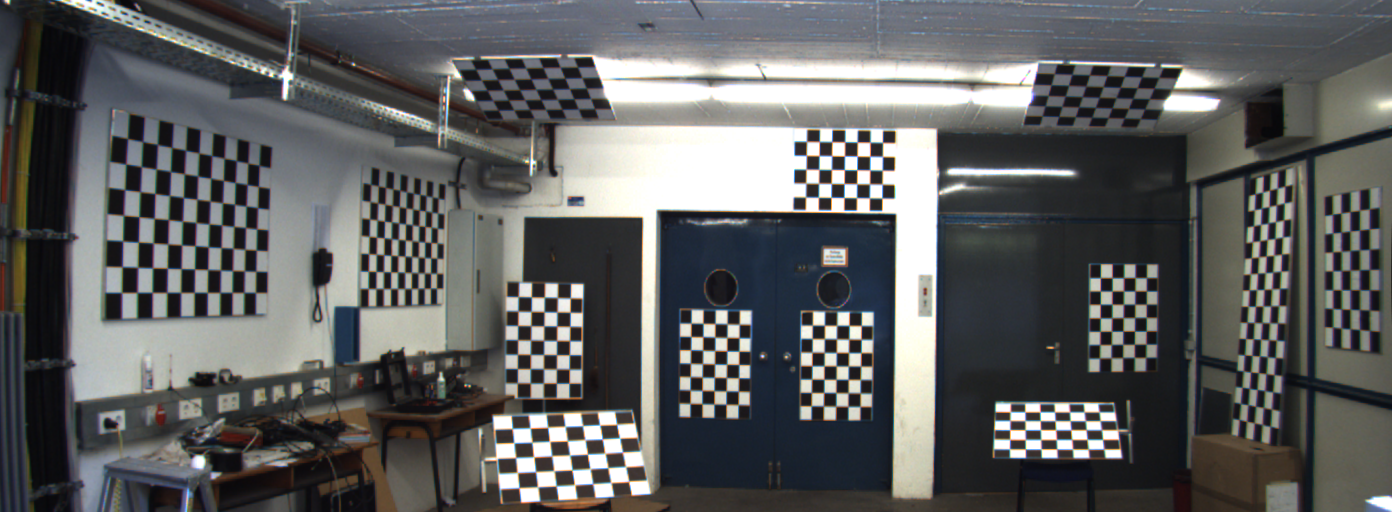
#> input picture rectified/image_02/data/0000000000.png, 1392 x 512 px; its folder holds only this picture in this run
$ python calibration.py   (older library calls are emulated)
#> lines starting #> are read from the running program, lines starting #| are printed output that depends on the picture; after the words box and inside, x2 and y2 are one past the last pixel; in counts of white or black regions, pixels touching at a corner belong together
import cv2, numpy as np, glob, os, sys
SZS, R_BASE, CRIT, SB_FLG = [(11,7),(7,5),(15,5)], 100, (cv2.TERM_CRITERIA_EPS+cv2.TERM_CRITERIA_MAX_ITER,30,0.001), cv2.CALIB_CB_NORMALIZE_IMAGE+cv2.CALIB_CB_EXHAUSTIVE
get_rad = lambda sz: int(R_BASE*(1+0.3*(sz[0]*sz[1])/50*(1.5 if sz[1]>10 else 1)))
def norm(c,s): c=c.reshape(s[1],s[0],2); c=c[::-1] if c[-1,:,1].mean()<c[0,:,1].mean() else c; c=c[:,::-1] if c[:,-1,0].mean()<c[:,0,0].mean() else c; return c.reshape(-1,1,2)
def match(r,t,s): g=t.reshape(s[1],s[0],2); o=[g,g[::-1],g[:,::-1],g[::-1,::-1]]; return o[np.argmin([np.linalg.norm(x.reshape(-1,1,2)-r) for x in o])].reshape(-1,1,2)
def detect(img,x,y,h=None):
    x,y=int(x),int(y)
    for s in ([h] if h else SZS):
        R=get_rad(s); y1,y2,x1,x2=max(0,y-R),min(img.shape[0],y+R),max(0,x-R),min(img.shape[1],x+R); roi=img[y1:y2,x1:x2]
        for im,f,sb in [(roi,SB_FLG,1),(cv2.equalizeHist(cv2.GaussianBlur(roi,(5,5),1)),SB_FLG,1),(roi,11,0)]:
            ret,c=(cv2.findChessboardCornersSB if sb else cv2.findChessboardCorners)(im,s,f)
            if ret: c=cv2.cornerSubPix(roi,c,(11,11),(-1,-1),CRIT) if not sb else c; c[:,0]+=[x1,y1]; c=norm(c,s); return (c,s) if np.linalg.norm(c.mean(0)-[x,y])<R else (None,None)
    return None,None

class Sel:
    def __init__(self,p,t,pts=None): self.img,self.t,self.pts=cv2.imread(p),t,pts or []
    def run(self):
        cv2.namedWindow(self.t,cv2.WINDOW_NORMAL); cv2.setMouseCallback(self.t,lambda e,x,y,f,p:self.add(x,y)if e==1 else None)
        while True:
            v=cv2.resize(self.img,None,fx=0.5,fy=0.5)
            for i,p in enumerate(self.pts): cv2.drawChessboardCorners(v,p['sz'],p['c']*0.5,True); cv2.putText(v,str(i),tuple((p['pos']*0.5).astype(int)),1,2,(0,255,0),2)
            cv2.putText(v,f"{len(self.pts)} boards | [Backspace]Undo [Enter]Done",(20,40),1,1.5,(0,255,255),2); cv2.imshow(self.t,v); k=cv2.waitKey(20)
            if k==13: break
            elif k==8 and self.pts: self.pts.pop(); print(f"Undone. {len(self.pts)} boards remaining.")
        cv2.destroyAllWindows(); return self.pts
    def add(self,x,y): c,s=detect(cv2.cvtColor(self.img,6),x*2,y*2); self.pts.append({'pos':c.mean(0).flatten(),'sz':s,'c':c})if c is not None else None

# --- MAIN ---
def main():
    root = os.path.dirname(os.path.abspath(__file__))
    fl = sorted(glob.glob(os.path.join(root, '../34759_final_project_raw/calib/image_02/data/*.png')))
    fr = sorted(glob.glob(os.path.join(root, '../34759_final_project_raw/calib/image_03/data/*.png')))

    # 1. SETUP MASTER ROIs
    roi_path = os.path.join(root, 'calibration_rois.npz')
    if os.path.exists(roi_path) and input("Load ROIs? (y/n): ")=='y':
#> the answer given: y
        d = np.load(roi_path, allow_pickle=True)
#> (reads Project/calibration/calibration_rois.npz from the repository)
        lay_l, lay_r = d['lay_l'].tolist(), d['lay_r'].tolist()
    else:
        lay_l = Sel(fl[0], "L-MASTER").run()
        lay_r = Sel(fr[0], "R-MASTER").run()
        np.savez(roi_path, lay_l=lay_l, lay_r=lay_r)

    # Group fallbacks by size
    groups_l, groups_r = {}, {}
    for b in lay_l: groups_l.setdefault(b['sz'], []).append(b)
    for b in lay_r: groups_r.setdefault(b['sz'], []).append(b)

    # 2. PROCESS FRAMES
    obj_pts, img_l, img_r = [], [], []
    sz = cv2.imread(fl[0]).shape[:2][::-1]
#> sz = (1392, 512)

    for idx, (f_l, f_r) in enumerate(zip(fl, fr)):
        print(f"Frame {idx}...", end=" ")
        gl, gr = cv2.cvtColor(cv2.imread(f_l), 6), cv2.cvtColor(cv2.imread(f_r), 6)
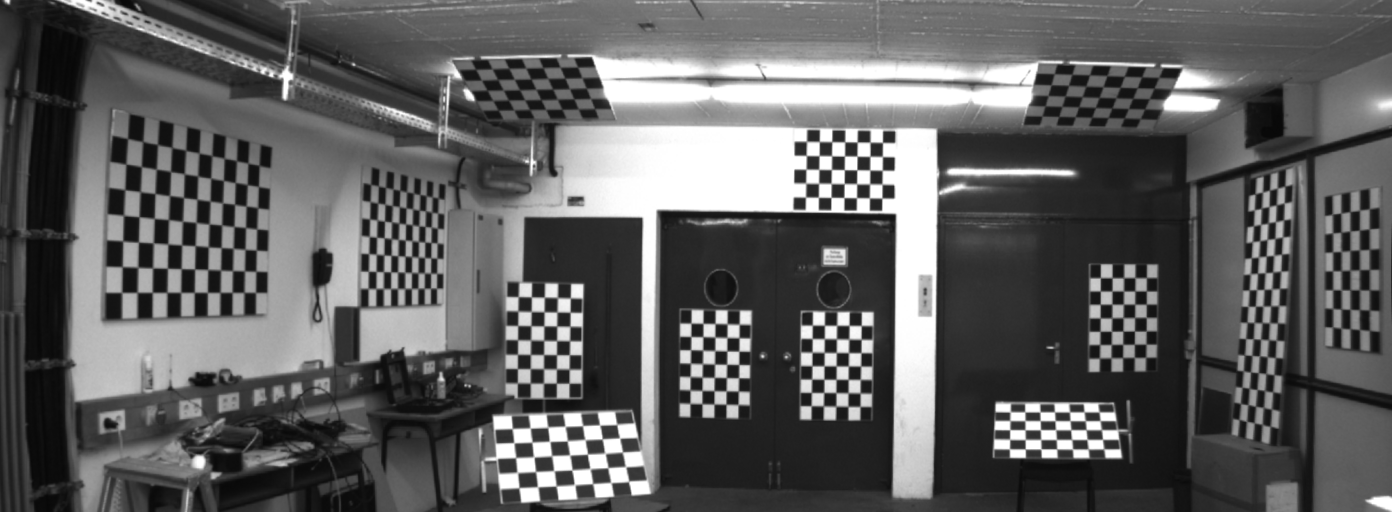
#> gl: shape (512, 1392); min 6, max 255, mean 95.1
        det_l, det_r = {}, {}  # Use dict to track board index

        # Create masks to prevent duplicate detections
        mask_l = np.ones_like(gl) * 255
        mask_r = np.ones_like(gr) * 255

        # Auto-detect using ALL fallback ROIs for each board in original layout
        for board_idx, (tgt_l, tgt_r) in enumerate(zip(lay_l, lay_r)):
            # Try all fallback ROIs with matching size for left camera
            for fb in groups_l.get(tgt_l['sz'], []):
                c, s = detect(gl & mask_l, fb['pos'][0], fb['pos'][1], tgt_l['sz'])
                if c is not None:
                    det_l[board_idx] = {'c':c, 'sz':s}
                    # Mask out detected region
                    min_pt = c.min(axis=0)[0].astype(int)
                    max_pt = c.max(axis=0)[0].astype(int)
                    cv2.rectangle(mask_l, tuple(min_pt), tuple(max_pt), 0, -1)
                    break

            # Try all fallback ROIs with matching size for right camera
            for fb in groups_r.get(tgt_r['sz'], []):
                c, s = detect(gr & mask_r, fb['pos'][0], fb['pos'][1], tgt_r['sz'])
                if c is not None:
                    det_r[board_idx] = {'c':c, 'sz':s}
                    # Mask out detected region
                    min_pt = c.min(axis=0)[0].astype(int)
                    max_pt = c.max(axis=0)[0].astype(int)
                    cv2.rectangle(mask_r, tuple(min_pt), tuple(max_pt), 0, -1)
                    break
#> this loop made 13 passes
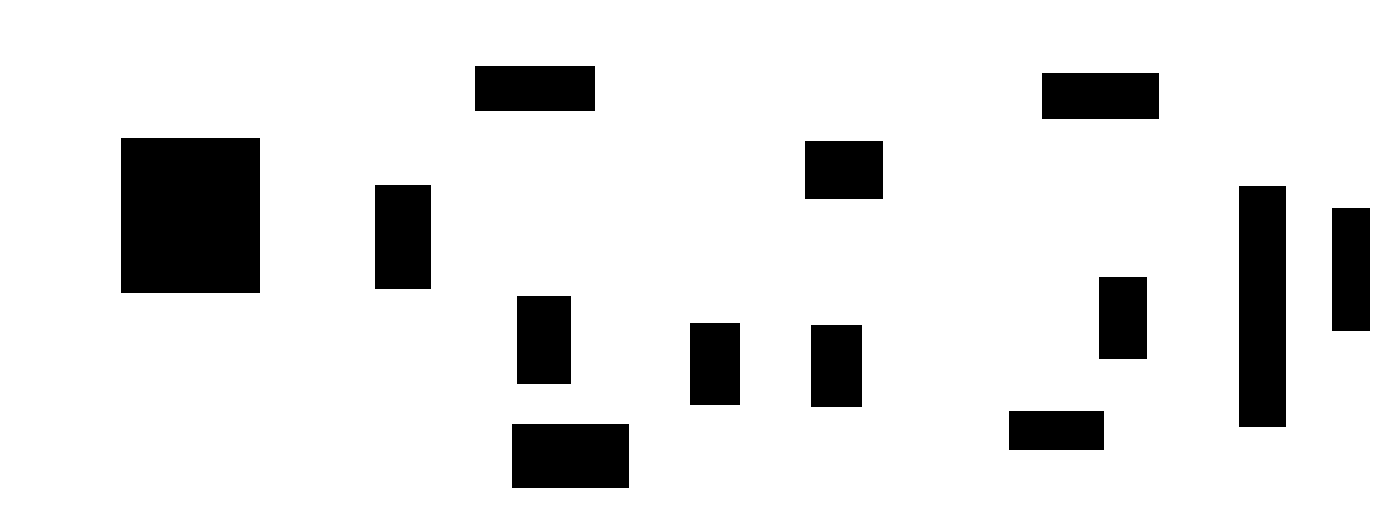
#> mask_l: shape (512, 1392); 87.8% white; 13 black regions, largest, box (x1, y1, x2, y2) and area: (121, 138, 260, 293) 21545, (1239, 186, 1286, 427) 11327, (512, 424, 629, 488) 7488
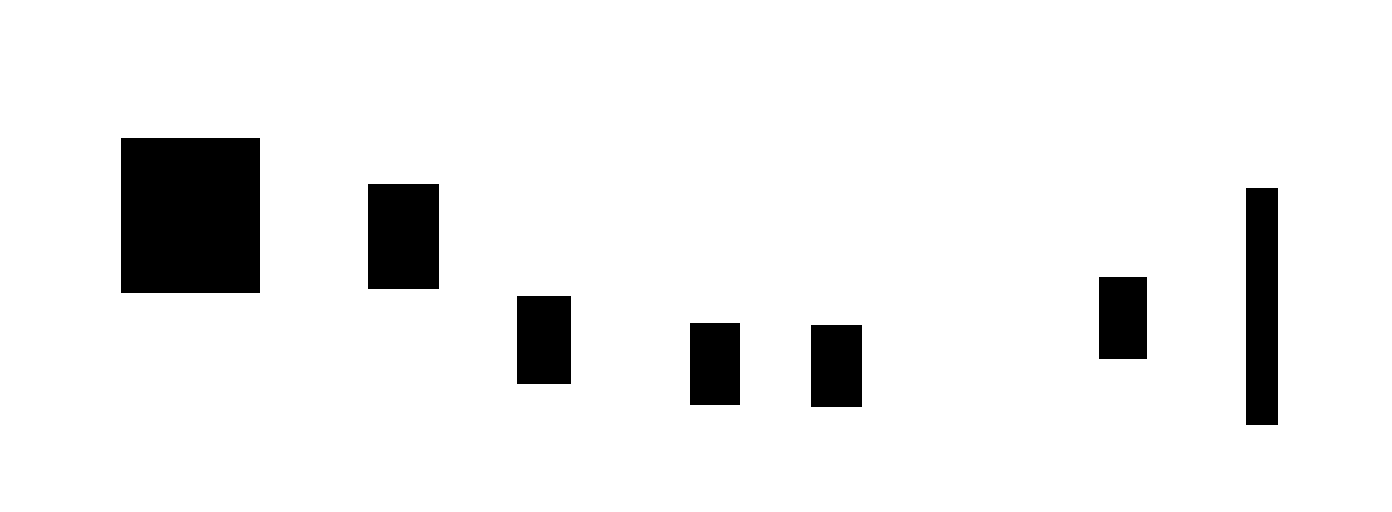
#> mask_r: shape (512, 1392); 92.5% white; 7 black regions, largest, box (x1, y1, x2, y2) and area: (121, 138, 260, 293) 21545, (1246, 188, 1278, 425) 7584, (368, 184, 439, 289) 7455
#> after the loop, det_l = 13 items; det_r = 7 items

        # Convert dicts to lists (None for missing boards)
        det_l_list = [det_l.get(i) for i in range(len(lay_l))]
#> det_l_list = 13 items
        det_r_list = [det_r.get(i) for i in range(len(lay_r))]
#> det_r_list = 13 items

        # Fix missing boards manually
        miss = [i for i, (l, r) in enumerate(zip(det_l_list, det_r_list)) if l is None or r is None]
#> miss = [6, 7, 8, 9, 10, 12]
        if miss:
            print(f"Fixing {len(miss)} boards: {miss}")
#| Fixing 6 boards: [6, 7, 8, 9, 10, 12]
            # Add 'pos' field to detected boards for Sel class compatibility
            det_l_with_pos = [{'pos': d['c'].mean(0).flatten(), 'sz': d['sz'], 'c': d['c']} if d else None for d in det_l_list]
#> det_l_with_pos = 13 items
            det_r_with_pos = [{'pos': d['c'].mean(0).flatten(), 'sz': d['sz'], 'c': d['c']} if d else None for d in det_r_list]
#> det_r_with_pos = 13 items

            fix_l = Sel(f_l, f"FIX L {miss}", [d for d in det_l_with_pos if d]).run()
#> in __init__, self.img is the input picture: shape (512, 1392, 3); mean B, G, R 95.3, 95.4, 94.5
#> in __init__, `def __init__(self,p,t,pts=None): self.img,self.t,self.pts=cv2.imread(p..`: self.t = 'FIX L [6, 7, 8, 9, 10, 12]'
#> the loop in run, `for i,p in enumerate(self.pts): cv2.drawChessboardCorners(v,p['sz'],p[..` made 13 passes
#> after the loop in run, `for i,p in enumerate(self.pts): cv2.drawChessboardCorners(v,p['sz'],p[..`:
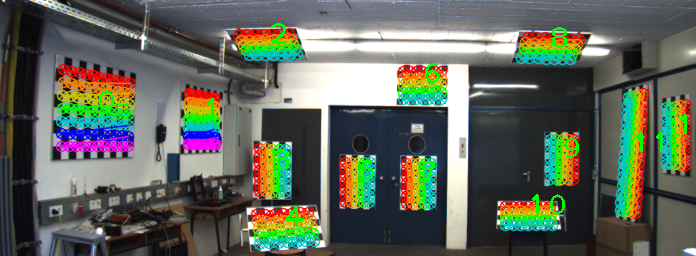
#> v: shape (256, 696, 3); mean B, G, R 90, 102.6, 96.2
#> in run, `cv2.putText(v, f'{len(self.pts)} boards | [Backspace]Undo [Enter]Done'`:
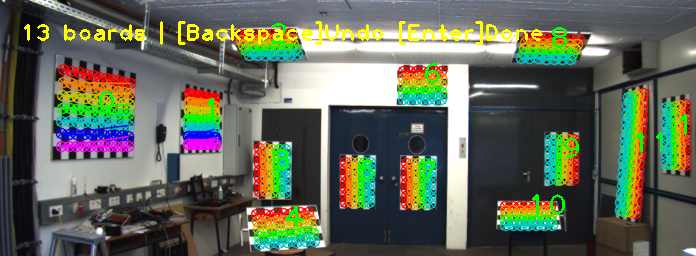
#> v: shape (256, 696, 3); 1.66% of pixels changed, all inside (x1, y1, x2, y2) = (24, 21, 543, 45)
#> fix_l = 13 items
            fix_r = Sel(f_r, f"FIX R {miss}", [d for d in det_r_with_pos if d]).run()
#> the loop in run (call 2), `for i,p in enumerate(self.pts): cv2.drawChessboardCorners(v,p['sz'],p[..` made 7 passes
#> after the loop in run (call 2), `for i,p in enumerate(self.pts): cv2.drawChessboardCorners(v,p['sz'],p[..`:
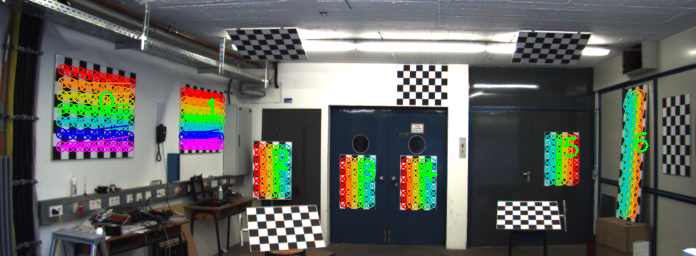
#> v: shape (256, 696, 3); mean B, G, R 93.5, 99, 96.1
#> in run (call 2), `cv2.putText(v, f'{len(self.pts)} boards | [Backspace]Undo [Enter]Done'`:
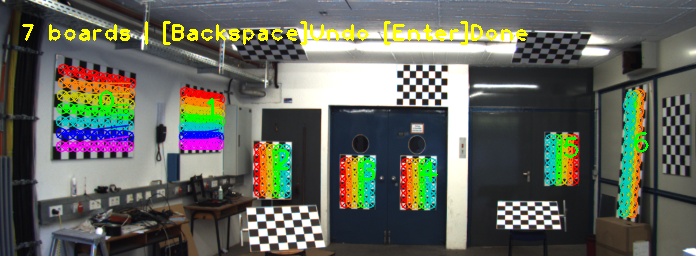
#> v: shape (256, 696, 3); 1.62% of pixels changed, all inside (x1, y1, x2, y2) = (22, 21, 528, 45)
#> fix_r = 7 items
            if len(fix_l) == len(lay_l) and len(fix_r) == len(lay_r):
                det_l_list, det_r_list = fix_l, fix_r
            else:
                print("Skipping frame (incomplete)"); continue

        # Verify and add to calibration data
        print(f"✓ Detected {len([d for d in det_l_list if d])}/{len(det_l_list)} boards")

        # Ask if user wants to verify corners
        verify_corners = input("Verify corners for this frame? (y/n): ").lower() == 'y'

        for i, (l, r) in enumerate(zip(det_l_list, det_r_list)):
            if l['sz'] == (r['sz'][1], r['sz'][0]): # Handle 90deg rotation
                r['c'] = r['c'].reshape(r['sz'][1], r['sz'][0], 2).transpose(1,0,2).reshape(-1,1,2)
                r['sz'] = l['sz']

            r['c'] = match(l['c'], r['c'], l['sz']) # Match orientation

            if verify_corners:
                # Show for verification
                img_l_full, img_r_full = cv2.imread(f_l), cv2.imread(f_r)
                vis = np.hstack([img_l_full, img_r_full])
                cv2.drawChessboardCorners(vis, l['sz'], l['c'], True)
                r_vis = r['c'].copy(); r_vis[:,0,0] += img_l_full.shape[1]
                cv2.drawChessboardCorners(vis, l['sz'], r_vis, True)
                cv2.circle(vis, tuple(l['c'][0,0].astype(int)), 12, (0,255,255), -1)
                cv2.circle(vis, tuple(r_vis[0,0].astype(int)), 12, (0,255,255), -1)
                vis = cv2.resize(vis, None, fx=0.5, fy=0.5)
                cv2.putText(vis, f"Board {i} | [Space]OK [H]FlipH [V]FlipV [B]Both [R]Reject", (20,40), 1, 1.5, (0,255,0), 2)
                cv2.imshow("Verify", vis)
                k = cv2.waitKey(0)

                if k == ord('h'): r['c'] = r['c'].reshape(l['sz'][1], l['sz'][0], 2)[::-1].reshape(-1,1,2)
                elif k == ord('v'): r['c'] = r['c'].reshape(l['sz'][1], l['sz'][0], 2)[:,::-1].reshape(-1,1,2)
                elif k == ord('b'): r['c'] = r['c'].reshape(l['sz'][1], l['sz'][0], 2)[::-1,::-1].reshape(-1,1,2)
                elif k == ord('r'): print(f"  ✗ Rejected board {i}"); continue

            op = np.zeros((l['sz'][0]*l['sz'][1], 3), np.float32)
            op[:,:2] = np.mgrid[0:l['sz'][0], 0:l['sz'][1]].T.reshape(-1,2)
            obj_pts.append(op); img_l.append(l['c']); img_r.append(r['c'])

        if verify_corners:
            cv2.destroyWindow("Verify")

    # FINAL REVIEW - Check all collected board correspondences
    print(f"\n{'='*60}")
    print(f"FINAL REVIEW: {len(obj_pts)} board views collected")
    print("Checking corner alignments...")

    bad_boards = []
    for idx, (l_c, r_c) in enumerate(zip(img_l, img_r)):
        # Calculate average distance between corresponding corners
        avg_dist = np.mean(np.linalg.norm(l_c - r_c, axis=2))
        if avg_dist > 50:  # Threshold for bad alignment
            bad_boards.append((idx, avg_dist))

    if bad_boards:
        print(f"\n⚠ WARNING: {len(bad_boards)} boards have poor corner alignment:")
        for idx, dist in bad_boards:
            print(f"  Board {idx}: avg distance = {dist:.1f} pixels")

        if input("\nReview all boards visually? (y/n): ") == 'y':
            boards_to_remove = []
            for idx, (l_c, r_c) in enumerate(zip(img_l, img_r)):
                frame_idx = idx // len(lay_l)
                board_idx = idx % len(lay_l)

                img_l_full = cv2.imread(fl[frame_idx])
                img_r_full = cv2.imread(fr[frame_idx])
                vis = np.hstack([img_l_full, img_r_full])

                # Draw corners
                sz_board = (int(np.sqrt(len(l_c))), len(l_c) // int(np.sqrt(len(l_c))))
                cv2.drawChessboardCorners(vis, sz_board, l_c, True)
                r_vis = r_c.copy(); r_vis[:,0,0] += img_l_full.shape[1]
                cv2.drawChessboardCorners(vis, sz_board, r_vis, True)

                # Highlight first corner
                cv2.circle(vis, tuple(l_c[0,0].astype(int)), 15, (0,255,255), -1)
                cv2.circle(vis, tuple(r_vis[0,0].astype(int)), 15, (0,255,255), -1)

                # Calculate metrics
                avg_dist = np.mean(np.linalg.norm(l_c - r_c, axis=2))

                vis = cv2.resize(vis, None, fx=0.5, fy=0.5)
                status = "⚠ BAD" if (idx, avg_dist) in [(i, d) for i, d in bad_boards] else "✓ OK"
                cv2.putText(vis, f"{status} | Board {idx} (Frame {frame_idx}, #{board_idx}) | Dist: {avg_dist:.1f}px",
                           (20, 40), 1, 1.5, (0,0,255) if status == "⚠ BAD" else (0,255,0), 2)
                cv2.putText(vis, "[Space]Keep [R]Remove [ESC]Stop Review", (20, 70), 1, 1.2, (255,255,255), 2)
                cv2.imshow("Final Review", vis)
                k = cv2.waitKey(0)

                if k == ord('r'):
                    boards_to_remove.append(idx)
                    print(f"  Marked board {idx} for removal")
                elif k == 27:  # ESC
                    break

            cv2.destroyWindow("Final Review")

            # Remove marked boards
            if boards_to_remove:
                print(f"\nRemoving {len(boards_to_remove)} boards...")
                for idx in sorted(boards_to_remove, reverse=True):
                    del obj_pts[idx]
                    del img_l[idx]
                    del img_r[idx]
                print(f"✓ {len(obj_pts)} boards remaining")
    else:
        print("✓ All boards have good corner alignment!")

    # 3. CALIBRATE
    if len(obj_pts)<10 or input(f"\nCalibrate with {len(obj_pts)} views? (y/n):")!='y': sys.exit()
#> (the program exits here)
